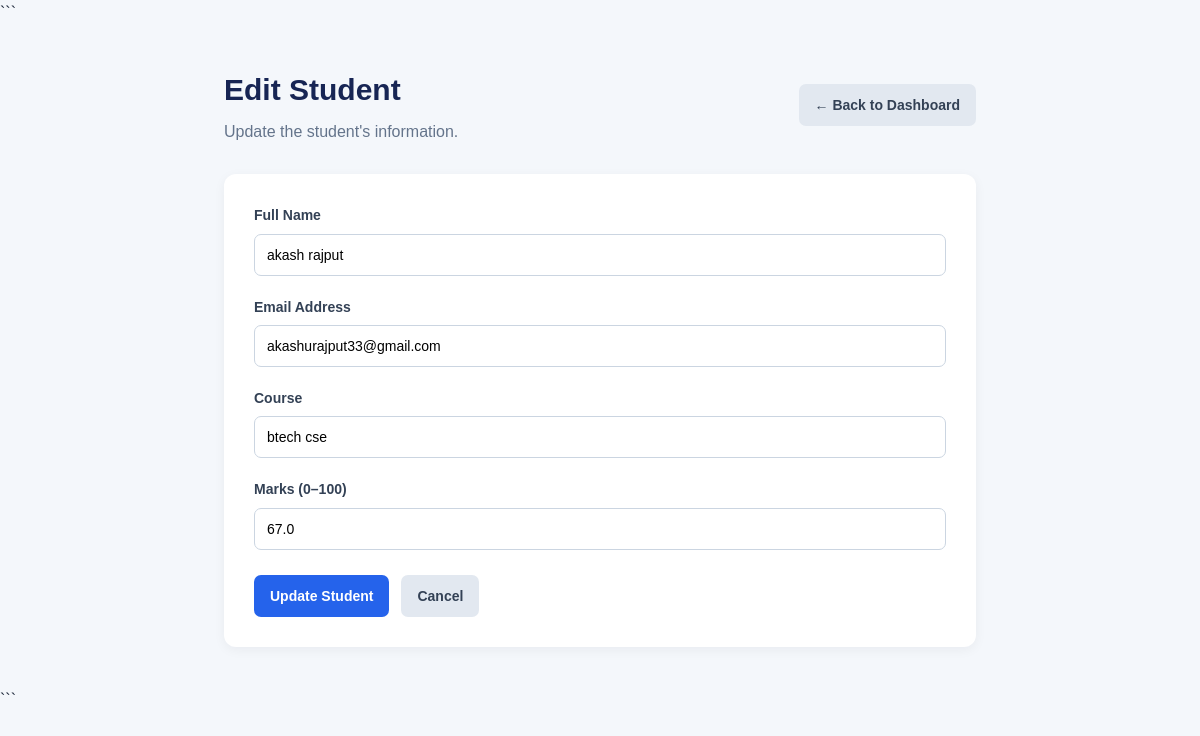
Page /edit/2 on the committed database.
### tables this page shows
CREATE TABLE students (
            id INTEGER PRIMARY KEY AUTOINCREMENT,
            name TEXT NOT NULL,
            email TEXT NOT NULL,
            course TEXT NOT NULL,
            marks REAL NOT NULL
        );

### app.py (the view, shortened to what this page needs)
@app.route("/edit/<int:student_id>", methods=["GET", "POST"])
def edit_student(student_id):
    conn = get_db_connection()
    student = conn.execute(
        "SELECT * FROM students WHERE id = ?",
        (student_id,)
    ).fetchone()
    if student is None:
        conn.close()
        return "Student not found.", 404
    conn.close()
    return render_template("edit_student.html", student=student)

### app.py (called while the page is built)
def get_db_connection():
    conn = sqlite3.connect("students.db")
    conn.row_factory = sqlite3.Row
    return conn

### templates/edit_student.html (shortened to what this page needs)
<!DOCTYPE html>
<html lang="en">
<head>
    <link rel="stylesheet" href="{{ url_for('static', filename='style.css') }}">
</head>
<body>
```
<div class="container form-container">
    <header class="page-header">
        <div>
            <h1>Edit Student</h1>
            <p>Update the student's information.</p>
        </div>
        <a href="{{ url_for('index') }}" class="btn btn-secondary">← Back to Dashboard</a>
    </header>
    <section class="panel form-panel">
        <form action="{{ url_for('edit_student', student_id=student.id) }}" method="POST" class="student-form">
            <div class="form-group">
                <label for="name">Full Name</label>
                <input
                    type="text"
                    id="name"
                    name="name"
                    value="{{ student.name }}"
                    required
                >
            </div>
            <div class="form-group">
                <label for="email">Email Address</label>
                <input
                    type="email"
                    id="email"
                    name="email"
                    value="{{ student.email }}"
                    required
                >
            </div>
            <div class="form-group">
                <label for="course">Course</label>
                <input
                    type="text"
                    id="course"
                    name="course"
                    value="{{ student.course }}"
                    required
                >
            </div>
            <div class="form-group">
                <label for="marks">Marks (0–100)</label>
                <input
                    type="number"
                    id="marks"
                    name="marks"
                    value="{{ student.marks }}"
                    min="0"
                    max="100"
                    step="0.01"
                    required
                >
            </div>
            <div class="form-actions">
                <button type="submit" class="btn btn-primary">Update Student</button>
                <a href="{{ url_for('index') }}" class="btn btn-secondary">Cancel</a>
            </div>
        </form>
    </section>
</div>
```
</body>
</html>

### static/style.css (style rules this page uses)
* { margin: 0; padding: 0; box-sizing: border-box; }
body { font-family: Arial, sans-serif; background: #f4f7fb; color: #1e293b; line-height: 1.6; }
.container { max-width: 1200px; margin: 40px auto; padding: 0 24px; }
.page-header { display: flex; justify-content: space-between; align-items: center; gap: 20px; margin-bottom: 30px; }
.page-header h1 { font-size: 30px; margin-bottom: 5px; color: #172554; }
.page-header p { color: #64748b; }
.btn { display: inline-block; padding: 10px 16px; border: none; border-radius: 7px; text-decoration: none; font-size: 14px; font-weight: bold; cursor: pointer; transition: 0.2s; text-align: center; }
.btn-primary { background: #2563eb; color: white; }
.btn-secondary { background: #e2e8f0; color: #334155; }
.panel { background: white; padding: 24px; border-radius: 12px; box-shadow: 0 3px 12px rgba(15, 23, 42, 0.05); }
input { width: 100%; padding: 12px; border: 1px solid #cbd5e1; border-radius: 7px; font-size: 14px; outline: none; }
.form-container { max-width: 800px; }
.form-panel { padding: 30px; }
.student-form { display: flex; flex-direction: column; gap: 20px; }
.form-group label { display: block; margin-bottom: 7px; font-size: 14px; font-weight: bold; color: #334155; }
.form-actions { display: flex; gap: 12px; margin-top: 5px; }

### rows in the picture
students: name "akash rajput", email "akashurajput33@gmail.com", course "btech cse", marks "67.0"
